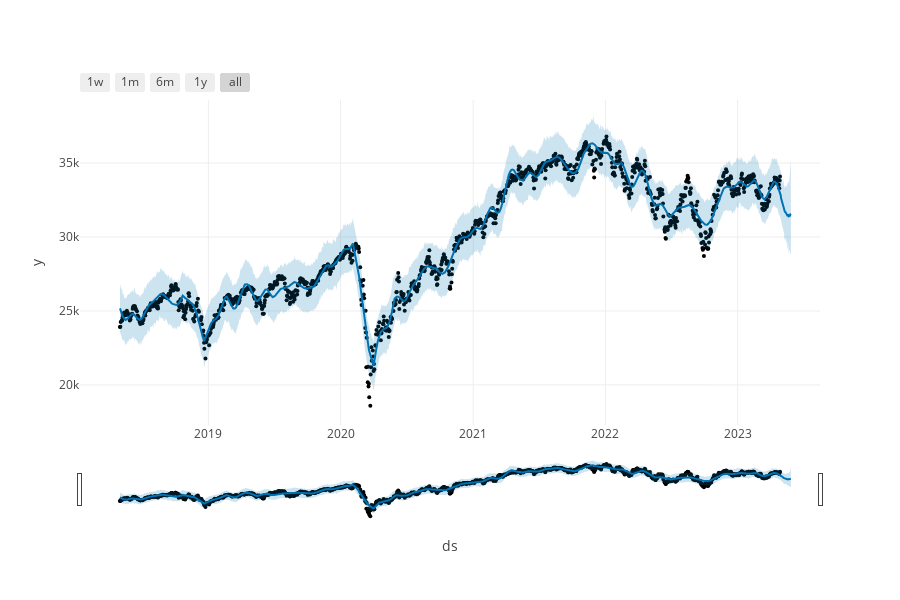

The cell this chart's notebook holds for it:
### Code cell
plot_plotly(model, forecast)

### Figure 1 — Plotly figure (JSON) as saved in the notebook; plotly's stock layout.template omitted (floating-point values rounded to 4 significant figures; data arrays with more than 128 entries replaced by an {"elided": "..."} marker saying what was removed)
{"data": [{"marker": {"color": "black", "size": 4}, "mode": "markers", "name": "Actual", "type": "scatter", "x": {"elided": "1257 str values"}, "y": {"elided": "1257 float values"}}, {"hoverinfo": "skip", "line": {"width": 0}, "mode": "lines", "type": "scatter", "x": {"elided": "1287 str values"}, "y": {"elided": "1287 float values"}}, {"fill": "tonexty", "fillcolor": "rgba(0, 114, 178, 0.2)", "line": {"color": "#0072B2", "width": 2}, "mode": "lines", "name": "Predicted", "type": "scatter", "x": {"elided": "1287 str values"}, "y": {"elided": "1287 float values"}}, {"fill": "tonexty", "fillcolor": "rgba(0, 114, 178, 0.2)", "hoverinfo": "skip", "line": {"width": 0}, "mode": "lines", "type": "scatter", "x": {"elided": "1287 str values"}, "y": {"elided": "1287 float values"}}], "layout": {"height": 600, "showlegend": false, "width": 900, "xaxis": {"rangeselector": {"buttons": [{"count": 7, "label": "1w", "step": "day", "stepmode": "backward"}, {"count": 1, "label": "1m", "step": "month", "stepmode": "backward"}, {"count": 6, "label": "6m", "step": "month", "stepmode": "backward"}, {"count": 1, "label": "1y", "step": "year", "stepmode": "backward"}, {"step": "all"}]}, "rangeslider": {"visible": true}, "title": {"text": "ds"}, "type": "date"}, "yaxis": {"title": {"text": "y"}}}}
